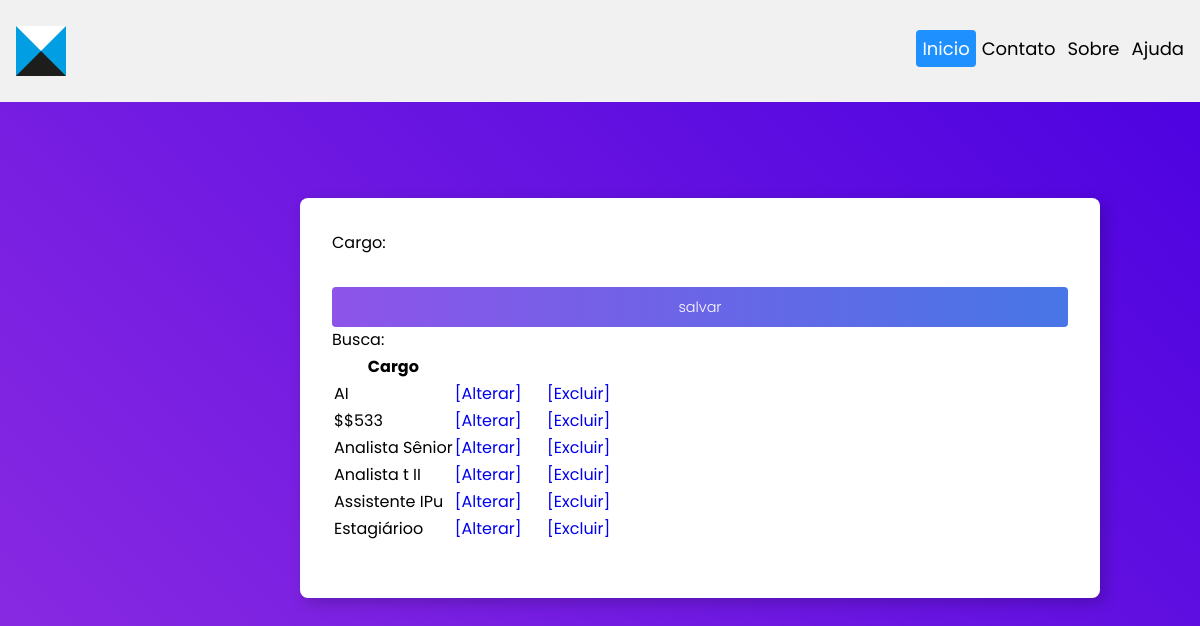
Screenshot of /crudCargos.php with the database file from the repository.
### tables this page shows
CREATE TABLE `cargos` (
  `idCargo` int NOT NULL,
  `cargo` varchar(100) NOT NULL
);

### controllers/controllerCargos.php (called while the page is built, shortened)
<?php
if ($_SERVER['REQUEST_METHOD'] == 'POST') {
    $idCargo = (isset($_POST["idCargo"]) && $_POST["idCargo"] != null) ? $_POST["idCargo"] : "";
    $cargo = (isset($_POST["cargo"]) && $_POST["cargo"] != null) ? $_POST["cargo"] : "";
} else if (!isset($idCargo)) {
    $cargo = NULL;
}
?>

### crudCargos.php (the view, shortened to what this page needs)
<?php
include 'controllers/controllerCargos.php';
?>
<!DOCTYPE html>
<html>
<head>
    <link rel="stylesheet" href="assets\styles\style_form.css" />
</head>
<body>
    <div class="header">
        <a href="#default"><img src="./assets/img/img_logo.jfif" alt="logo" /></a>
        <div class="header-right">
            <a class="active" href="#home">Inicio</a>
            <a href="#contact">Contato</a>
            <a href="#about">Sobre</a>
            <a href="#help">Ajuda</a>
        </div>
    </div>
    <main class="container">
        <form action="?act=save" method="POST" name="form1">
            Cargo:
            <input type="text" name="cargo" class="form-control" <?php
                                                                    if (isset($cargo) && $cargo != null || $cargo != "") {
                                                                        echo "value=\"{$cargo}\"";
                                                                    }
                                                                    ?> />
            <input type="submit" value="salvar" class="btn btn-info format-div-top btn-outline-secondary">
        </form>
        <label for="filtroCargos">Busca:</label>
        <input id="filtroCargos" type="text">
        <table id="tabelaCargos" class="table table-striped table-font-size">
            <tr>
                <th>Cargo</th>
            </tr>
            <?php
            try {
                $stmt = $conexao->prepare("SELECT * FROM cargos ORDER BY cargo ASC");
                if ($stmt->execute()) {
                    while ($rs = $stmt->fetch(PDO::FETCH_OBJ)) {
                        echo "<tr>";
                        echo "<td>" . $rs->cargo . "</td><td><center><a href=\"?act=upd&idCargo=" . $rs->idCargo . "\">[Alterar]</a>"
                            . "&nbsp;&nbsp;&nbsp;&nbsp;&nbsp;&nbsp;"
                            . "<a href=\"?act=del&idCargo=" . $rs->idCargo . "\">[Excluir]</a></center></td>";
                        echo "</tr>";
                    }
                } else {
                    echo "Erro: Não foi possível recuperar os dados do banco de dados";
                }
            } catch (PDOException $erro) {
                echo "Erro: " . $erro->getMessage();
            }
            ?>
        </table>
    </main>
</body>
</html>

### assets/styles/style_form.css (style rules this page uses)
.header { overflow: hidden; background-color: #f1f1f1; padding: 20px 10px; }
.header a { float: left; color: black; text-align: center; padding: 6px; text-decoration: none; font-size: 18px; line-height: 25px; border-radius: 4px; }
.header img { float: left; width: 50px; height: 50px; background: #555; }
.header a.active { background-color: dodgerblue; color: white; }
.header-right { float: right; margin-top: 10px; }
* { margin: 0; border: 0; padding: 0; text-decoration: none; box-sizing: border-box; font-family: "Poppins", sans-serif; }
body { background: linear-gradient(45deg, #8e2de2, #4a00e0); background-repeat: no-repeat; min-height: 100vh; min-width: 100vw; align-items: center; justify-content: center; background-color: #4776E6; }
main.container { background: white; min-width: 100vh; min-height: 50vh; margin-top: 8%; margin-left: 25%; margin-right: 25%; padding: 2rem; box-shadow: 5px 5px 15px rgba(0, 0, 0, 0.2); border-radius: 8px; }
input[type="submit"] { margin-top: 2rem; padding: 0.6rem; width: 100%; background: linear-gradient(to left, #4776E6, #8e54e9); cursor: pointer; color: white; font-size: 0.9rem; font-weight: 300; border-radius: 4px; transition: all 0.3s ease; }

### rows the page displays
cargos: cargo "AI"
cargos: cargo "$$533"
cargos: cargo "Analista Sênior"
cargos: cargo "Analista t II"
cargos: cargo "Assistente IPu"
cargos: cargo "Estagiárioo"
